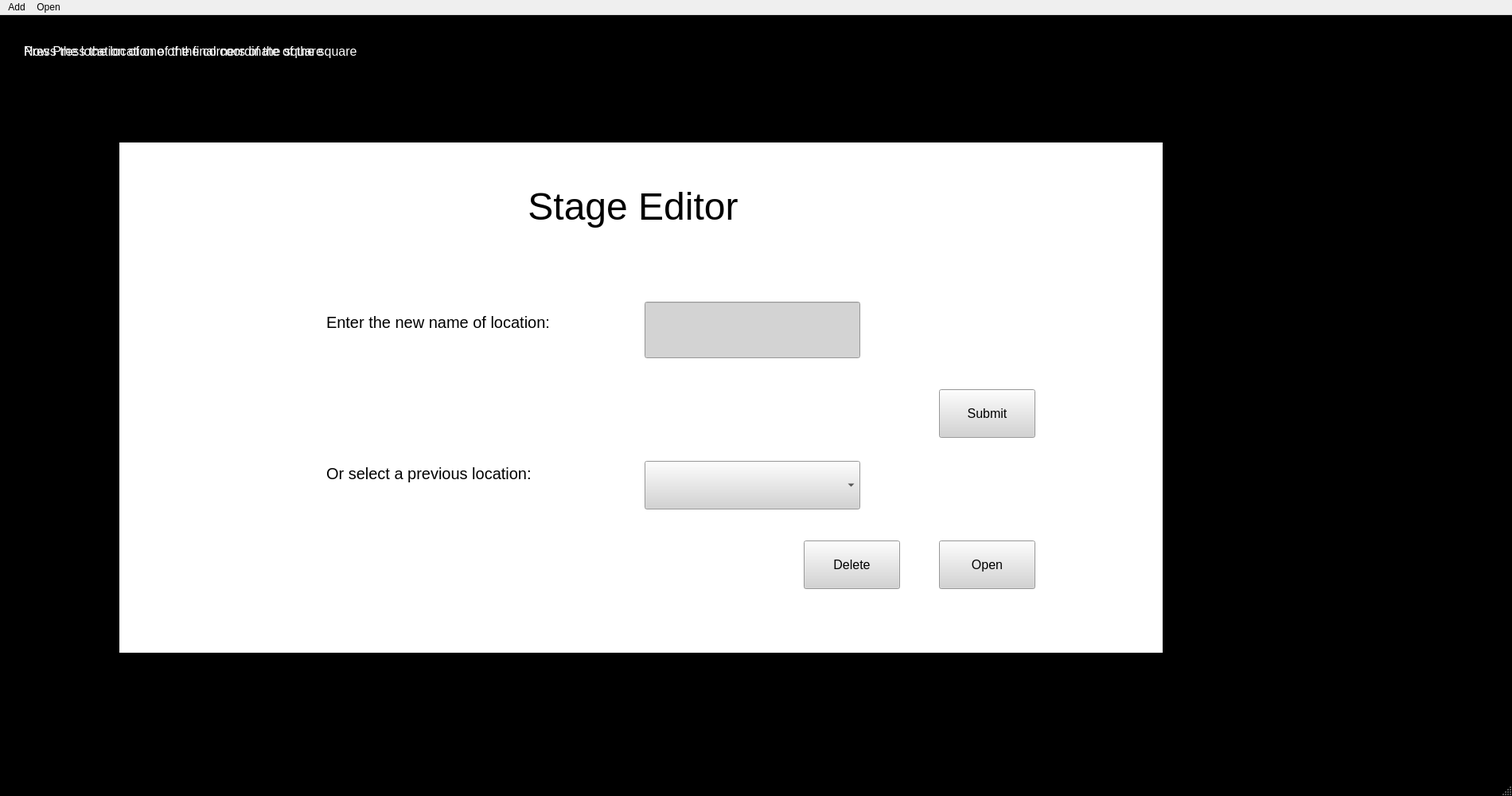
<?xml version="1.0" encoding="UTF-8"?>
<ui version="4.0">
 <class>MainWindow</class>
 <widget class="QMainWindow" name="MainWindow">
  <property name="geometry">
   <rect>
    <x>0</x>
    <y>0</y>
    <width>1900</width>
    <height>1000</height>
   </rect>
  </property>
  <property name="windowTitle">
   <string>MainWindow</string>
  </property>
  <property name="styleSheet">
   <string notr="true">QAction{color:white;}
QMainWindow{color:white;background-color:black;}
</string>
  </property>
  <widget class="QWidget" name="centralwidget">
   <widget class="QWidget" name="widget" native="true">
    <property name="geometry">
     <rect>
      <x>150</x>
      <y>160</y>
      <width>1311</width>
      <height>641</height>
     </rect>
    </property>
    <property name="styleSheet">
     <string notr="true">QWidget{background-color:white}
QPushButton{background-color:lightgrey}</string>
    </property>
    <widget class="QPushButton" name="submitButton">
     <property name="geometry">
      <rect>
       <x>1030</x>
       <y>310</y>
       <width>121</width>
       <height>61</height>
      </rect>
     </property>
     <property name="font">
      <font>
       <pointsize>12</pointsize>
      </font>
     </property>
     <property name="text">
      <string>Submit</string>
     </property>
    </widget>
    <widget class="QLineEdit" name="newNameInput">
     <property name="geometry">
      <rect>
       <x>660</x>
       <y>200</y>
       <width>271</width>
       <height>71</height>
      </rect>
     </property>
     <property name="styleSheet">
      <string notr="true">QLineEdit{background-color:lightgrey}</string>
     </property>
    </widget>
    <widget class="QLabel" name="label">
     <property name="geometry">
      <rect>
       <x>260</x>
       <y>200</y>
       <width>351</width>
       <height>51</height>
      </rect>
     </property>
     <property name="font">
      <font>
       <pointsize>15</pointsize>
      </font>
     </property>
     <property name="text">
      <string>Enter the new name of location:</string>
     </property>
    </widget>
    <widget class="QLabel" name="label_2">
     <property name="geometry">
      <rect>
       <x>380</x>
       <y>40</y>
       <width>531</width>
       <height>81</height>
      </rect>
     </property>
     <property name="font">
      <font>
       <pointsize>36</pointsize>
      </font>
     </property>
     <property name="text">
      <string>Stage Editor</string>
     </property>
     <property name="alignment">
      <set>Qt::AlignCenter</set>
     </property>
    </widget>
    <widget class="QLabel" name="label_3">
     <property name="geometry">
      <rect>
       <x>260</x>
       <y>390</y>
       <width>351</width>
       <height>51</height>
      </rect>
     </property>
     <property name="font">
      <font>
       <pointsize>15</pointsize>
      </font>
     </property>
     <property name="text">
      <string>Or select a previous location:</string>
     </property>
    </widget>
    <widget class="QComboBox" name="openDropDown">
     <property name="geometry">
      <rect>
       <x>660</x>
       <y>400</y>
       <width>271</width>
       <height>61</height>
      </rect>
     </property>
     <property name="styleSheet">
      <string notr="true">QComboBox{background-color:lightgrey}</string>
     </property>
    </widget>
    <widget class="QPushButton" name="openButton">
     <property name="geometry">
      <rect>
       <x>1030</x>
       <y>500</y>
       <width>121</width>
       <height>61</height>
      </rect>
     </property>
     <property name="font">
      <font>
       <pointsize>12</pointsize>
      </font>
     </property>
     <property name="text">
      <string>Open</string>
     </property>
    </widget>
    <widget class="QPushButton" name="deleteButton">
     <property name="geometry">
      <rect>
       <x>860</x>
       <y>500</y>
       <width>121</width>
       <height>61</height>
      </rect>
     </property>
     <property name="font">
      <font>
       <pointsize>12</pointsize>
      </font>
     </property>
     <property name="text">
      <string>Delete</string>
     </property>
    </widget>
   </widget>
   <widget class="QLabel" name="creatingSquareLabel">
    <property name="geometry">
     <rect>
      <x>30</x>
      <y>20</y>
      <width>441</width>
      <height>51</height>
     </rect>
    </property>
    <property name="font">
     <font>
      <pointsize>12</pointsize>
     </font>
    </property>
    <property name="styleSheet">
     <string notr="true">QLabel{color:white}</string>
    </property>
    <property name="text">
     <string>Press the location of one of the corners of the square</string>
    </property>
   </widget>
   <widget class="QLabel" name="creatingSquareLabel_2">
    <property name="geometry">
     <rect>
      <x>30</x>
      <y>20</y>
      <width>441</width>
      <height>51</height>
     </rect>
    </property>
    <property name="font">
     <font>
      <pointsize>12</pointsize>
     </font>
    </property>
    <property name="styleSheet">
     <string notr="true">QLabel{color:white}</string>
    </property>
    <property name="text">
     <string>Now Press the location of the final coordinate of the square</string>
    </property>
   </widget>
  </widget>
  <widget class="QMenuBar" name="menubar">
   <property name="geometry">
    <rect>
     <x>0</x>
     <y>0</y>
     <width>1900</width>
     <height>22</height>
    </rect>
   </property>
   <widget class="QMenu" name="menuAdd">
    <property name="title">
     <string>Add</string>
    </property>
    <widget class="QMenu" name="menuAdd_new_bar">
     <property name="title">
      <string>Add new bar</string>
     </property>
     <addaction name="actionHorizontal"/>
     <addaction name="actionVertical"/>
    </widget>
    <addaction name="menuAdd_new_bar"/>
    <addaction name="actionAddStageSquare"/>
   </widget>
   <widget class="QMenu" name="menuopen">
    <property name="title">
     <string>Open</string>
    </property>
    <addaction name="actionOpen_location"/>
   </widget>
   <addaction name="menuAdd"/>
   <addaction name="menuopen"/>
  </widget>
  <widget class="QStatusBar" name="statusbar"/>
  <action name="actionHorizontal">
   <property name="text">
    <string>horizontal</string>
   </property>
  </action>
  <action name="actionVertical">
   <property name="text">
    <string>vertical</string>
   </property>
  </action>
  <action name="actionOpen_location">
   <property name="text">
    <string>Open location</string>
   </property>
  </action>
  <action name="actionAddStageSquare">
   <property name="text">
    <string>Add Stage Square</string>
   </property>
  </action>
 </widget>
 <resources/>
 <connections/>
</ui>
